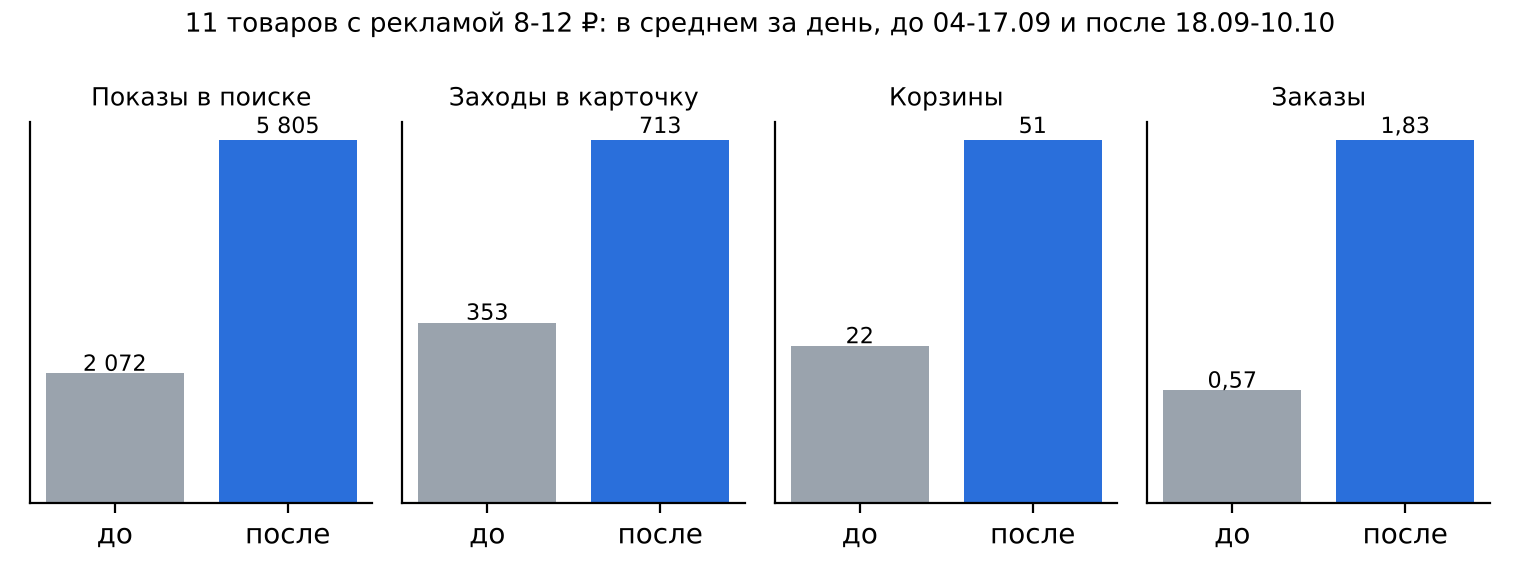

The Python source for this figure:
# График «до/после» теста 1 для отчёта Word (данные - abs.py по sku_views и orders_daily)
import os,matplotlib; matplotlib.use('Agg')
import matplotlib.pyplot as plt
plt.rcParams.update({'font.family':'DejaVu Sans','font.size':10,'axes.spines.top':False,'axes.spines.right':False})
B='#2a6fdb';G='#9aa3ad'
f,ax=plt.subplots(1,4,figsize=(7.6,2.9))
data=[('Показы в поиске',2072,5805),('Заходы в карточку',353,713),('Корзины',22,51),('Заказы',0.57,1.83)]
for a,(t,b,v) in zip(ax,data):
  a.bar(['до','после'],[b,v],color=[G,B]);a.set_title(t,fontsize=9)
  for i,y in enumerate([b,v]): a.text(i,y*1.02,(f'{y:,.0f}'.replace(',',' ') if y>10 else str(y).replace('.',',')),ha='center',fontsize=8)
  a.set_yticks([])
f.suptitle('11 товаров с рекламой 8-12 ₽: в среднем за день, до 04-17.09 и после 18.09-10.10',fontsize=9.5)
f.tight_layout();f.savefig(os.path.join(os.path.dirname(os.path.abspath(__file__)),'d1.png'),dpi=200)
